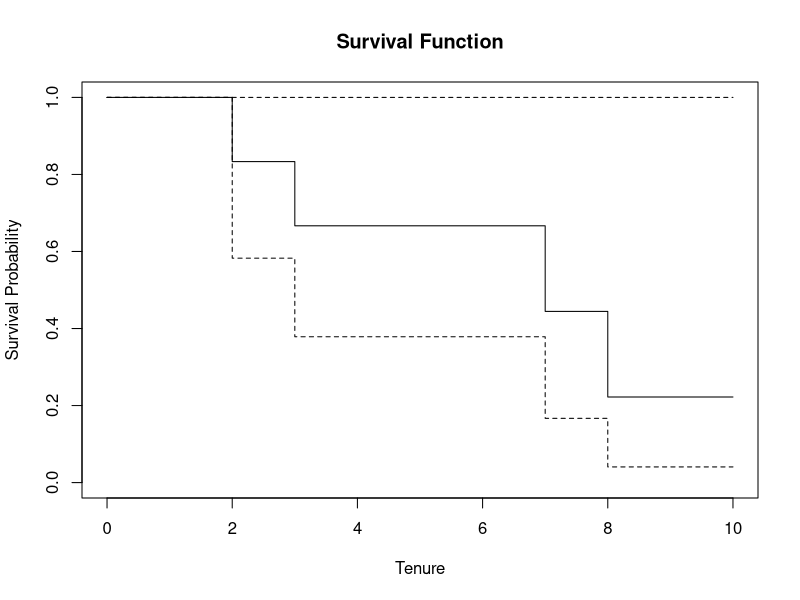
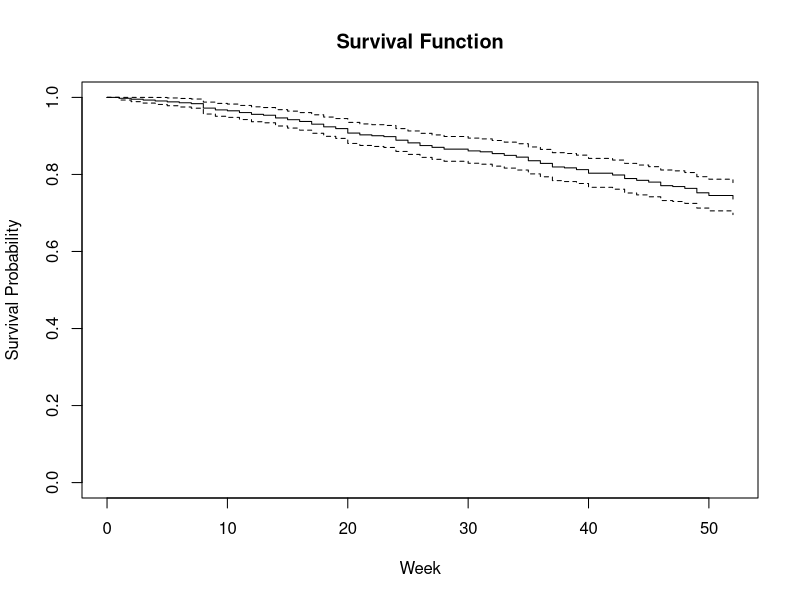

Reproduce these figures in R, in order. (Note: this script raises an error after producing the figures.)
###############################
#                             #
#      Survival Analysis:     #
#     Censoring, Survival,    #
#          & Hazards          #
#                             #
#        Dr Aric LaBarr       #
#                             #
###############################

# Needed Libraries for Analysis #
install.packages("survival")
install.packages("survminer")

library(survival)
library(survminer)

# Load Needed Data Sets #
# Replace the ... below with the file location of the data sets #
setwd("...")

recid <- read.csv(file = "recid.csv", header = TRUE)

customer <- c("A", "B", "C", "D", "E", "F")
tenure <- c( 7, 8, 10, 3, 2, 3)
censored <- c(0, 0, 1, 0, 0, 1)

simple <- data.frame(customer, tenure, censored)

# Survival Function - Simple Data Set #
Surv(time = simple$tenure, event = simple$censored == 0)

simple_km <- survfit(Surv(time = tenure, event = (censored == 0)) ~ 1, data = simple)
summary(simple_km)
plot(simple_km, main = "Survival Function", xlab = "Tenure", ylab = "Survival Probability")

# Survival Function - Recidivism Data Set #
recid_surv <- Surv(time = recid$week, event = recid$arrest == 1)

recid_km <- survfit(recid_surv ~ 1, data = recid)
summary(recid_km)
plot(recid_km, main = "Survival Function", xlab = "Week", ylab = "Survival Probability")

ggsurvplot(recid_km, data = recid, conf.int = TRUE, palette = "purple",
           xlab = "Week", ylab = "Survival Probability", legend = "none",
           break.y.by = 0.1)

# Stratified Analysis #
survdiff(recid_surv ~ wexp, rho = 0, data = recid)

recid_strat <- survfit(recid_surv ~ wexp, data = recid)
summary(recid_strat)
ggsurvplot(recid_strat, data = recid, conf.int = TRUE, palette = c("purple", "black"),
           xlab = "Week", ylab = "Survival Probability", break.y.by = 0.1,
           legend.title = "work experience", legend.labs = c("no", "yes"))

pairwise_survdiff(recid_surv ~ wexp, rho = 0, data = recid)

# Hazard Function - Simple Data Set #
summary(simple_km)
simple_km$hp <- simple_km$n.event/simple_km$n.risk
print(simple_km$hp)

simple_haz <- merge(data.frame(time = seq(1,10,1)), data.frame(time = simple_km$time, hp = simple_km$hp), by = "time", all = TRUE)
simple_haz[is.na(simple_haz) == TRUE] <- 0
print(simple_haz)

plot(y = simple_haz$hp, x = simple_haz$time, main = "Hazard Probability Function", xlab = "Tenure", ylab = "Hazard Probability",
     type = 'l')

ggsurvplot(simple_km, data = simple, fun = "cumhaz", conf.int = TRUE, palette = "purple",
           xlab = "Week", ylab = "Cumulative Hazard", legend = "none")

# Hazard Function - Recidivism Data Set #
recid_km$hp <- recid_km$n.event/recid_km$n.risk
recid_haz <- merge(data.frame(time = seq(1,52,1)), data.frame(time = recid_km$time, hp = recid_km$hp), by = "time", all = TRUE)
recid_haz[is.na(recid_haz) == TRUE] <- 0

plot(y = recid_haz$hp, x = recid_haz$time, main = "Hazard Probability Function", xlab = "Tenure", ylab = "Hazard Probability",
     type = 'l')

ggsurvplot(recid_km, data = recid, fun = "cumhaz", conf.int = TRUE, palette = "purple",
           xlab = "Week", ylab = "Cumulative Hazard", legend = "none")
